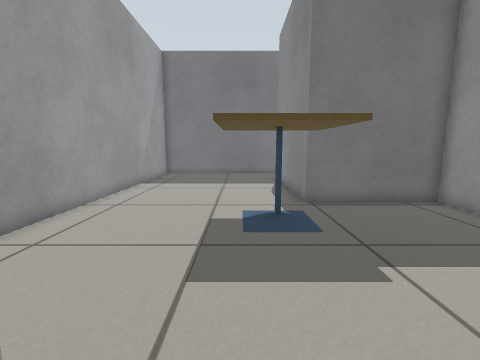
[1] (above)

15 first-person views from a walk through a world built for the Gazebo simulator. The camera is 0.59 m above the floor, tilts 8° down and sees 90° across. The floor is counted in squares, 0.25 m on a side. Each view is taken from the middle of a square. On the plan, view 1 faces up. The plan holds only what a view shows up to about 16 squares ahead; the rest is blank.

[2]
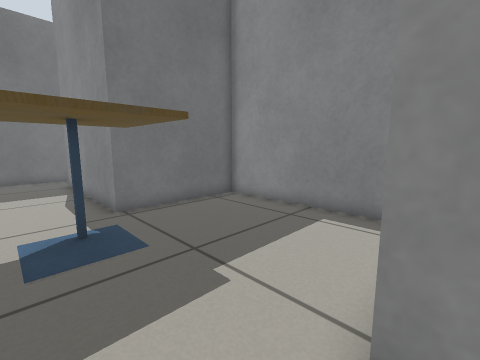

[3]
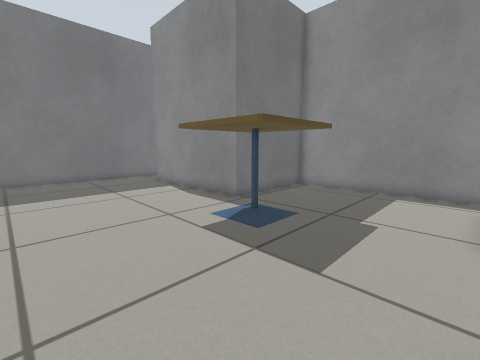

[4]
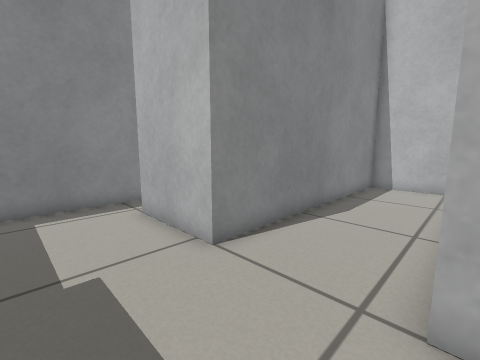

[5]
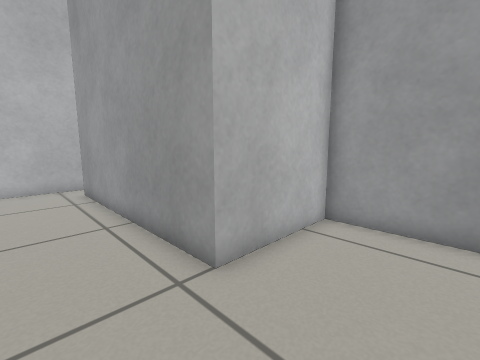

[6]
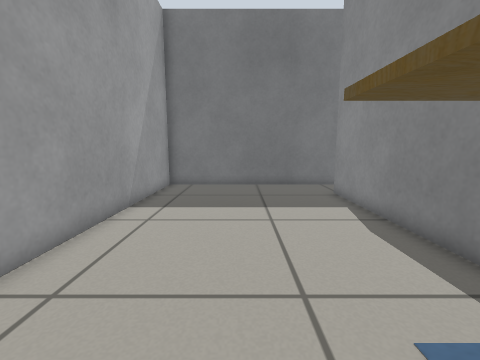

[7]
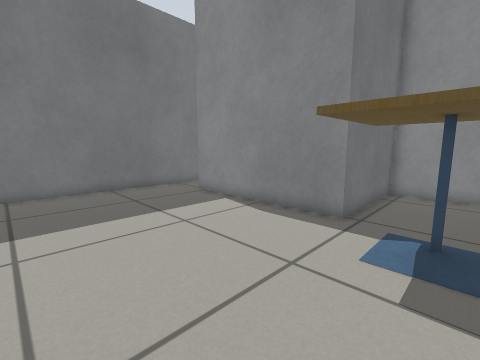

[8]
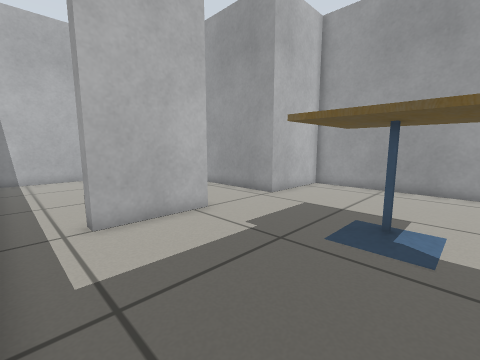

[9]
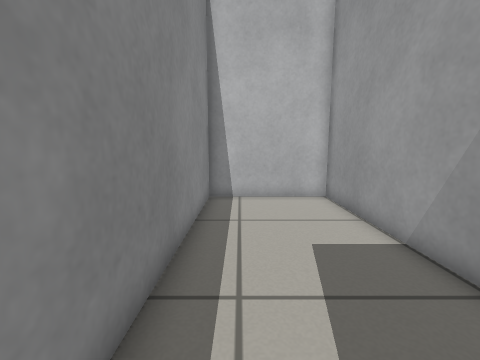

[10]
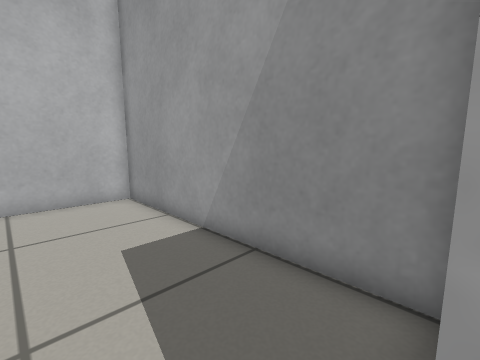

[11]
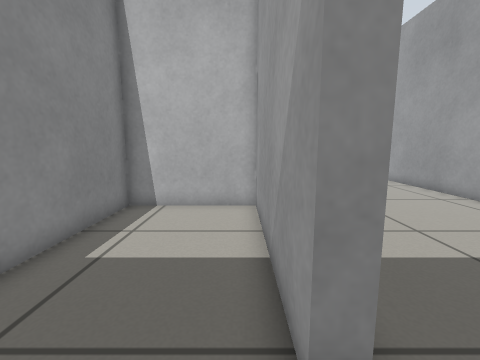

[12]
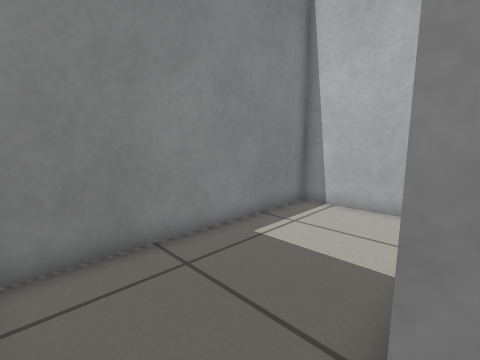

[13]
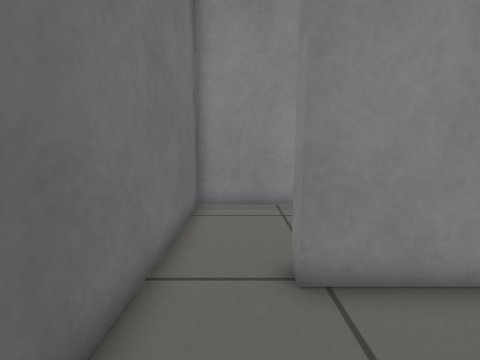

[14]
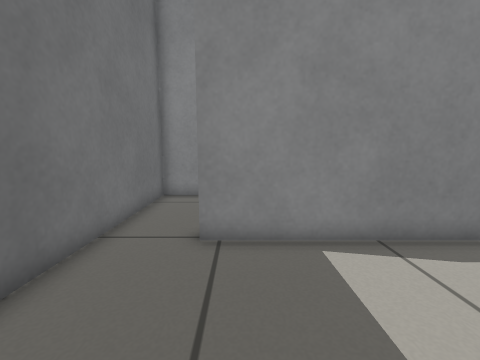

[15]
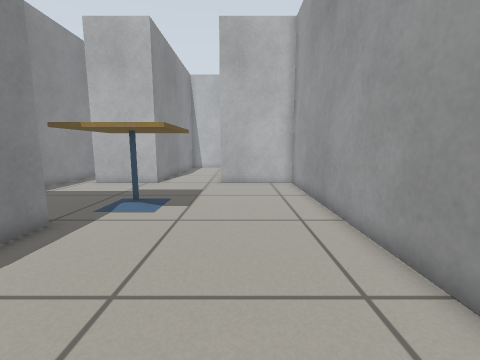

### Floor plan
Ten units are one square. View 1 is at (0, 0); x grows to the right and y downward. Boxes are objects, and circles mark ways between rooms. Rooms are numbered by the first view taken in them; rooms with no view inside come last. Other rooms are left out.
<svg viewBox="-69 -212 158 318">
<path fill="none" stroke="#000" d="M84 -6 84 -100 28 -100 28 -180 34 -180M35 -207 -64 -207 -64 -16 -18 -16 -18 85M-21 101 24 101 24 -16 64 -16 64 -9M34 -180 34 -106 84 -106 84 -207 35 -207M30 -9 30 101 84 101 84 -6"/>
<rect x="-5" y="-95" width="40" height="40" fill="#bbb"><title>cafe table</title></rect>
<circle cx="30" cy="-195" r="3" fill="#2a7"/>
<circle cx="75" cy="-10" r="3" fill="#2a7"/>
<text x="0" y="-80">1</text>
<text x="60" y="-160">2</text>
<text x="60" y="40">3</text>
</svg>
Room 1 opens to room 2. Room 1 opens to room 3.

Where each view was taken, in squares from view 1:
view 1: 0 up, 0 right, facing up
view 2: 1 up, 0 right, facing up-right
view 3: 2 up, 5 left, facing up-right
view 4: 5 up, 2 left, facing down-right
view 5: 5 up, 1 right, facing down-left
view 6: 6 up, 2 left, facing up
view 7: 7 up, 5 left, facing up-right
view 8: 9 up, 8 right, facing down-left
view 9: 1 up, 7 right, facing down
view 10: 1 up, 7 right, facing down-left
view 11: 20 up, 4 right, facing down
view 12: 20 up, 3 right, facing down-right
view 13: 19 up, 1 left, facing right
view 14: 17 up, 3 left, facing right
view 15: 17 up, 3 left, facing down
